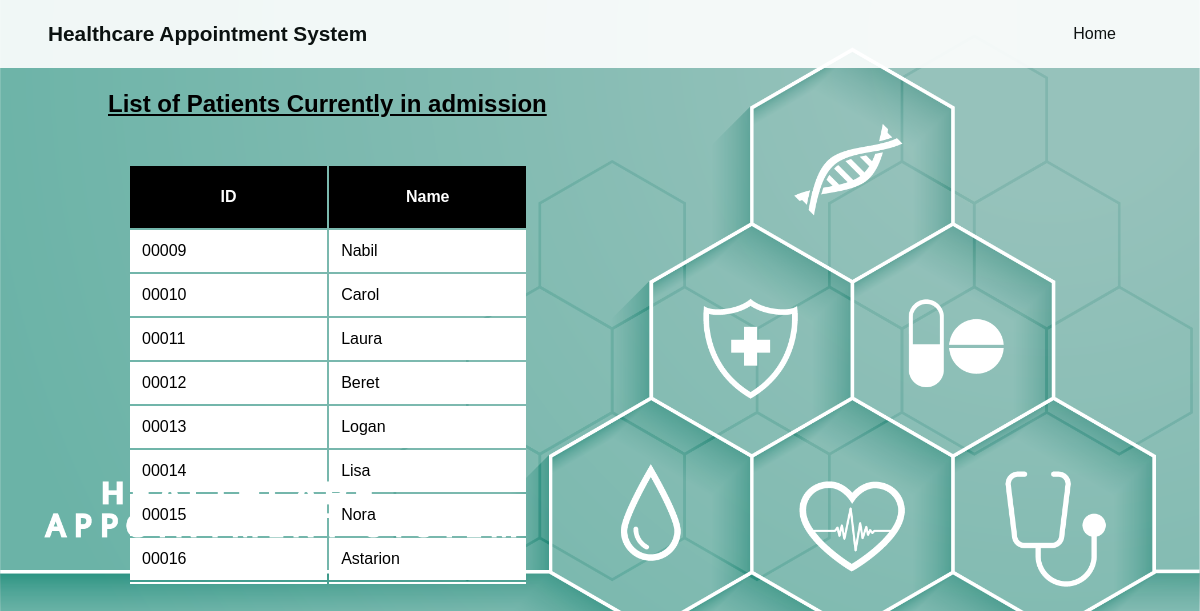
Page /patients_list.php on the earlier database version.
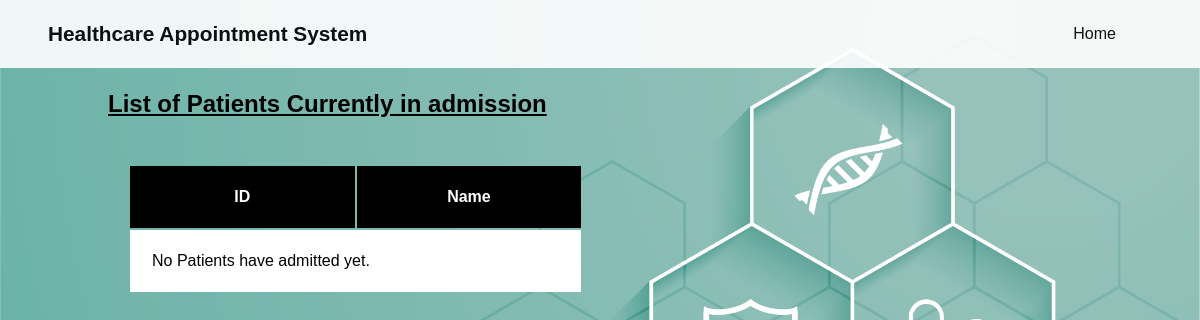
Same page on the later database version.
### tables this page shows
CREATE TABLE `patient` (
  `id` int(5) UNSIGNED ZEROFILL NOT NULL,
  `name` varchar(30) NOT NULL,
  `age` int(11) NOT NULL,
  `gender` enum('Male','Female') NOT NULL,
  `bloodgroup` enum('A+','A-','B+','B-','AB+','AB-','O+','O-') NOT NULL,
  `contact` varchar(11) NOT NULL,
  `password` varchar(30) NOT NULL
);

### patients_list.php (the view, shortened to what this page needs)
<!DOCTYPE html>
<html lang="en">
<head>
    <link rel="stylesheet" href="styles/main_style.css">
    <link rel="stylesheet" href="styles/table.css">
</head>
<body>
    <div class="container">
        <div class="main-content">
            <header class="header-main">
                <div class="wrapper">
                    <section class="logo">
                        <h1>Healthcare Appointment System</h1>
                    </section>
                    <nav class="nav-horizontal" id="topnav">
                        <a href="index.php">Home</a>
                    </nav>
                </div>
            </header>
            <main>
                <h2 style="text-decoration: underline; margin-left: 100px;">List of Patients Currently in admission</h2>
                <div class="table-container">
                    <table class="patienttable">
                        <tr>
                            <th class="no-select">ID</th>
                            <th class="no-select">Name</th>
                        </tr>
                        <?php
                        require_once("php_scripts/connect.php");
                        $sql = "SELECT * FROM patient";
                        $result = $conn->query($sql);
                        if ($result->num_rows > 0) {
                            while ($row = $result->fetch_assoc()) {
                                echo "<tr>";
                                echo "<td style='padding: 10px;'>" . $row["id"] . "</td>";
                                echo "<td style='padding: 10px;'>" . $row["name"] . "</td>";
                                echo "</tr>";
                            }
                        } else {
                            echo "<tr><td colspan='5'>No Patients have admitted yet.</td></tr>";
                        }
                        ?>
                    </table>
                </div>
            </main>
        </div>
    </div>
</body>
</html>

### styles/main_style.css (style rules this page uses)
body { padding-top: 50px; font-family: 'Montserrat', sans-serif; background-image: url(../assets/26363.png); background-size: cover; }
h1 { font-size: 2rem; margin-top: 2rem; margin-bottom: 1.6rem; }
h2 { font-size: 1.5rem; margin-top: 2rem; margin-bottom: 1.6rem }
.nav-horizontal { display: flex; align-items: center; padding: 20px; }
.nav-horizontal a { color: black; padding: 0px 1rem; text-decoration: none; }
.header-main { position: absolute; top: 0; left: 0; right: 0; transition: background-color 0.5s ease; }
#topnav a { display: inline-block; padding: 0.3rem 0.5rem; background-color: rgb(255, 255, 255); border-radius: 4px; color: black; text-decoration: none; margin-right: 8px; transition: background-color 0.5s ease, box-shadow 0.5s ease, color 0.5s ease; }
.wrapper { max-width: 1400px; padding: 0px 4vw; margin: 0px auto; }
.logo { display: flex; align-items: center; vertical-align:top; }
.logo h1 { font-size: 1.3rem; margin: 0px; }
.header-main .wrapper { display: flex; justify-content: space-between; align-items: center; flex-wrap: wrap; }
.main-content { margin-bottom: 100px; }

### styles/table.css (style rules this page uses)
.table-container { justify-content: center; align-items: center; flex: 1; max-height: 400px; overflow: auto; padding: 20px; width: 80%; margin-left: 100px; }
.patienttable th { background-color: #f2f2f2; padding: 10px; position:sticky; top: 0; }
.patienttable td { padding: 10px; }
.patienttable tr th { margin: auto; width: 30%; padding: 20px; border: 2px solid black; background-color: black; color: white; transition: background-color 0.5s ease; }
.patienttable tr td { margin: auto; width: 30%; padding: 20px; border: 2px solid white; background-color: white; color: black; }
.no-select { user-select: none; }

Differences in the rows shown:
removed patient: id "00009", name "Nabil"
removed patient: id "00010", name "Carol"
removed patient: id "00011", name "Laura"
removed patient: id "00012", name "Beret"
removed patient: id "00013", name "Logan"
removed patient: id "00014", name "Lisa"
removed patient: id "00015", name "Nora"
removed patient: id "00016", name "Astarion"
Other differences:
text now shown: "No Patients have admitted yet."
